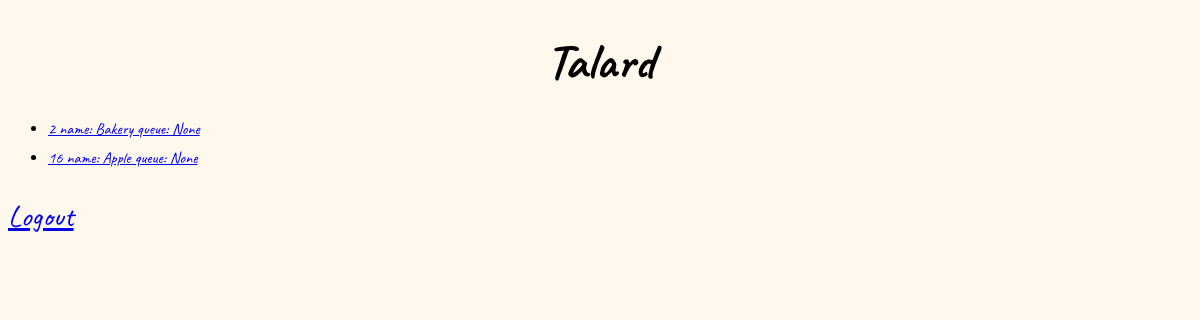
The app's page /talard/shop/food, older data.
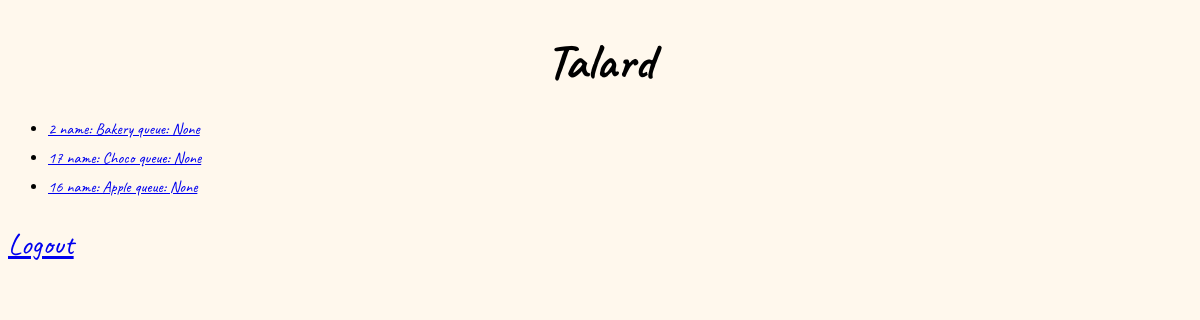
The same page, newer data.
### myshop/models.py (models this page shows)
class shop_detail(models.Model):
    seller_id = models.ForeignKey(seller_detail, on_delete=models.CASCADE, related_name = "shop", null=True)
    name = models.CharField(max_length=64)
    category = models.CharField(max_length=10, null=True)
    in_interact = models.CharField(max_length=100, null=True)
    ex_interact = models.CharField(max_length=64, null=True)
    expire = models.IntegerField(default=0)
    queue = models.IntegerField(null=True)
    def __str__(self):
        return f"{self.id} name: {self.name} queue: {self.queue}"

### talard/views.py (the view)
# urls.py: path('talard/shop/<str:category>', views.allshop, name='allshop'),
def allshop(request, category):
    allshop = shop_detail.objects.all()
    return render(request, 'talard/allshop.html', {
        "allshop" : allshop, "category" :category
    })

### talard/templates/talard/allshop.html
{% extends 'talard/layout.html' %}
{% block body %}
<div>
    <h1>Talard</h1>
    <ul>
    {% for c in allshop %}
    {% if c.category == category %}
        <li>
            <a href= "{% url 'thisshop' c.id %}">
                {{ c }}
            </a>
        </li>
    {% endif %}
    {% endfor %}
    {% for x in allshop %}
    {% if x.category != category %}
        <li>
            <a href= "{% url 'thisshop' x.id %}">
                {{ x }}
            </a>
        </li>
    {% endif %}
    {% endfor %}
    </ul>
    <a class="logout" href="{% url 'customer_logout' %}">Logout</a><br><br>
</div>
{% endblock body %}

Row changes from the older to the newer data that the page shows:
added shop_detail: id+name+queue "17 name: Choco queue: None", shown under "Talard"
